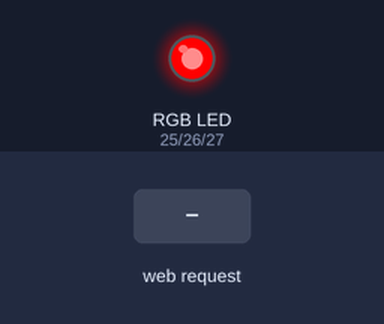
Bench run of a sketch on a simulated ESP32. Parts: an RGB LED mixed from three pins (HIGH = lit). Inputs (shaded band) come from the test bench. WiFi joins after 1.5 s; servers stay silent unless stated; random numbers use the default seed unless the sketch sets one; what the sketch prints to the serial monitor is not drawn.

Above: at 0.9 s.
At 9.8 s:
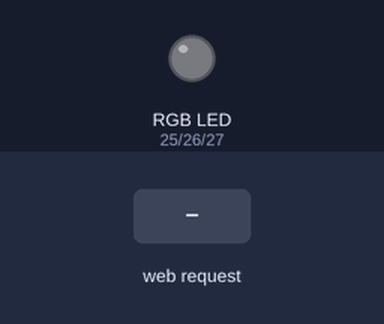
9.9 s: HTTP request GET /?L= received
Timing chart, 0 to 12.9 s (numbered marks = the images above; inputs shaded):
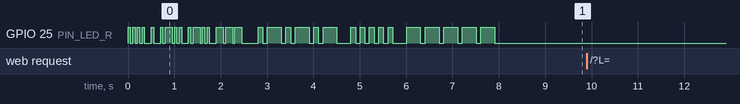

Measured:
- after the input at 9.9 s, every drawn part: stays the same

The sketch:

example48f_led.ino
```cpp
// (licence header left out)
#include <WiFi.h>                           // ESP32用WiFiライブラリ
#define PIN_LED_R 25                        // GPIO 25(10番ピン)にLEDを接続する
#define PIN_LED_G 26                        // GPIO 26(11番ピン)にLEDを接続する
#define PIN_LED_B 27                        // GPIO 27(12番ピン)にLEDを接続する
#define TIMEOUT 20000                       // タイムアウト 20秒
#define SSID "1234ABCD"                     // 無線LANアクセスポイントのSSID
#define PASS "password"                     // パスワード
WiFiServer server(80);                      // Wi-Fiサーバ(ポート80=HTTP)定義
int ledR=0;                                 // 現在のLEDの輝度(0は消灯)
int ledG=0;                                 // 現在のLEDの輝度(0は消灯)
int ledB=0;                                 // 現在のLEDの輝度(0は消灯)
int target=0;                               // LED設定値(0は消灯)

void setup(){                               // 起動時に一度だけ実行する関数
    pinMode(PIN_LED_R,OUTPUT);              // LED_Rを接続したポートを出力に
    pinMode(PIN_LED_G,OUTPUT);              // LED_Gを接続したポートを出力に
    pinMode(PIN_LED_B,OUTPUT);              // LED_Bを接続したポートを出力に
    Serial.begin(115200);                   // 動作確認のためのシリアル出力開始
    Serial.println("ESP32 eg.16f LED HTTP");// 「Example 16」をシリアル出力表示
    WiFi.mode(WIFI_STA);                    // 無線LANをSTAモードに設定
    WiFi.begin(SSID,PASS);                  // 無線LANアクセスポイントへ接続
    morse(PIN_LED_R,50,"HELLO");            // 「HELLO」をモールス信号出力
    while(WiFi.status() != WL_CONNECTED){   // 接続に成功するまで待つ
        Serial.print('.');                  // 進捗表示
        digitalWrite(PIN_LED_G,!digitalRead(PIN_LED_G));    // LEDの点滅
        delay(500);                         // 待ち時間処理
    }
    morseIp0(PIN_LED_R,100,WiFi.localIP()); // IPアドレス終値をモールス信号出力
    ledSetup();                             // LED用セットアップ
    server.begin();                         // サーバを起動する
    Serial.println("\nStarted");            // 起動したことをシリアル出力表示
    Serial.println(WiFi.localIP());         // 本機のIPアドレスをシリアル出力
}

void loop(){                                // 繰り返し実行する関数
    WiFiClient client;                      // Wi-Fiクライアントの定義
    char c;                                 // 文字変数を定義
    char s[65];                             // 文字列変数を定義 65バイト64文字
    int len=0;                              // 文字列の長さカウント用の変数
    int t=0;                                // 待ち受け時間のカウント用の変数
    int postF=0;                            // POSTフラグ(0:未 1:POST 2:BODY)
    int postL=64;                           // POSTデータ長
    int pin=-1;

    client = server.available();            // 接続されたクライアントを生成
    if(!client){
        if(target>1 && target<=10){         // 1よりも大きく10以下のとき
            ledR=ledCtrl(PIN_LED_R,ledR,23+random(0,target*100),20);
            ledG=ledCtrl(PIN_LED_G,ledG,23+random(0,target*100),20);
            ledB=ledCtrl(PIN_LED_B,ledB,23+random(0,target*100),20);
        }                                   // LEDの輝度を乱数値23～1023に設定
        return;                             // 非接続の時にloop()の先頭に戻る
    }
    Serial.println("Connected");            // 接続されたことをシリアル出力表示
    while(client.connected()){              // 当該クライアントの接続状態を確認
        if(client.available()){             // クライアントからのデータを確認
            t=0;                            // 待ち時間変数をリセット
            c=client.read();                // データを文字変数cに代入
            if(c=='\n'){                    // 改行を検出した時
                if(postF==0){               // ヘッダ処理
                    if(len>8 && strncmp(s,"GET /?L=",8)==0){
                        target=atoi(&s[8]); // 変数targetにデータ値を代入
                        pin=0;
                        break;              // 解析処理の終了
                    }else if(len>10 && strncmp(s,"GET /?RGB=",10)==0){
                        target=atoi(&s[10]); // 変数targetにデータ値を代入
                        pin=3;
                        break;              // 解析処理の終了
                    }else if(len>8 && strncmp(s,"GET /?R=",8)==0){
                        target=atoi(&s[8]); // 変数targetにデータ値を代入
                        pin=PIN_LED_R;
                        break;              // 解析処理の終了
                    }else if(len>8 && strncmp(s,"GET /?G=",8)==0){
                        target=atoi(&s[8]); // 変数targetにデータ値を代入
                        pin=PIN_LED_G;
                        break;              // 解析処理の終了
                    }else if(len>8 && strncmp(s,"GET /?B=",8)==0){
                        target=atoi(&s[8]); // 変数targetにデータ値を代入
                        pin=PIN_LED_B;
                        break;              // 解析処理の終了
                    }else if (len>5 && strncmp(s,"GET /",5)==0){
                        break;              // 解析処理の終了
                    }else if(len>6 && strncmp(s,"POST /",6)==0){
                        postF=1;            // POSTのBODY待ち状態へ
                    }
                }else if(postF==1){
                    if(len>16 && strncmp(s,"Content-Length: ",16)==0){
                        postL=atoi(&s[16]); // 変数postLにデータ値を代入
                    }
                }
                if( len==0 ) postF++;       // ヘッダの終了
                len=0;                      // 文字列長を0に
            }else if(c!='\r' && c!='\0'){
                s[len]=c;                   // 文字列変数に文字cを追加
                len++;                      // 変数lenに1を加算
                s[len]='\0';                // 文字列を終端
                if(len>=64) len=63;         // 文字列変数の上限
            }
            if(postF>=2){                   // POSTのBODY処理
                if(postL<=0){               // 受信完了時
                    if(len>2 && strncmp(s,"L=",2)==0){
                        target=atoi(&s[2]); // 変数targetに数字を代入
                        pin=0;
                    }else if(len>4 && strncmp(s,"RGB=",4)==0){
                        target=atoi(&s[4]); // 変数targetにデータ値を代入
                        pin=3;
                    }else if(len>2 && strncmp(s,"R=",2)==0){
                        target=atoi(&s[2]); // 変数targetにデータ値を代入
                        pin=PIN_LED_R;
                    }else if(len>2 && strncmp(s,"G=",2)==0){
                        target=atoi(&s[2]); // 変数targetにデータ値を代入
                        pin=PIN_LED_G;
                    }else if(len>2 && strncmp(s,"B=",2)==0){
                        target=atoi(&s[2]); // 変数targetにデータ値を代入
                        pin=PIN_LED_B;
                    }
                    break;                  // 解析処理の終了
                }
                postL--;                    // 受信済POSTデータ長の減算
            }
        }
        t++;                                // 変数tの値を1だけ増加させる
        if(t>TIMEOUT) break; else delay(1); // TIMEOUTに到達したらwhileを抜ける
    }
    delay(1);                               // クライアント側の応答待ち時間
    if(client.connected()){                 // 当該クライアントの接続状態を確認
        t=0;
        if(target==0) t=0;
        if(target==1) t=1023;
        if(target<=0 && target>=-10) t=-100*target;
        if(pin==0){
            ledR=ledCtrl(PIN_LED_R,ledR,t,1000);
            ledG=ledCtrl(PIN_LED_G,ledG,t,1000);
            ledB=ledCtrl(PIN_LED_B,ledB,t,1000);
        }else if(pin==3 && target>=0 ){
            ledB=ledCtrl(PIN_LED_B,ledB,(target%10)*100,1000);
            target/=10;
            ledG=ledCtrl(PIN_LED_G,ledG,(target%10)*100,1000);
            target/=10;
            ledR=ledCtrl(PIN_LED_R,ledR,(target%10)*100,1000);
            target=999;
        }else{
            switch(pin){
                case PIN_LED_R:
                    ledR=ledCtrl(PIN_LED_R,ledR,t,1000);
                    break;
                case PIN_LED_G:
                    ledG=ledCtrl(PIN_LED_G,ledG,t,1000);
                    break;
                case PIN_LED_B:
                    ledB=ledCtrl(PIN_LED_B,ledB,t,1000);
                    break;
            }
        }
        html(client,target,ledR,ledG,ledB,WiFi.localIP()); // HTMLコンテンツ出力
    }                                       // 負のときは-100を掛けて出力
    client.flush();                         // ESP32用 ERR_CONNECTION_RESET対策
    client.stop();                          // クライアントの切断
    Serial.println("Disconnected");         // シリアル出力表示
}
```

html.ino
```cpp
// (licence header left out)
void html(WiFiClient &client, int target, int R, int G, int B, uint32_t ip){
    char s[65],s_ip[16];

    sprintf(s_ip,"%d.%d.%d.%d",
        ip & 255,
        ip>>8 & 255,
        ip>>16 & 255,
        ip>>24
    );
    client.println("HTTP/1.1 200 OK");              // HTTP OKを応答
    client.println("Content-Type: text/html");      // HTMLコンテンツ
    client.println("Connection: close");            // 応答終了後にセッションを閉じる
    client.println();
    client.println("<html>");
    client.println("<head><title>Test Page</title>");
    client.println("<meta http-equiv=\"Content-type\" content=\"text/html; charset=UTF-8\">");
    client.println("</head>");
    client.println("<body>");
    client.println("<h3>RGB LED STATUS</h3>");
    if(target==0) sprintf(s,"<p>0 (LED OFF R=%d,G=%d,B=%d)</p>",R/100,G/100,B/100);
    if(target>0)  sprintf(s,"<p>1 (LED ON R=%d,G=%d,B=%d)</p>",R/100,G/100,B/100);
    if(target<0)  sprintf(s,"<p>%d (輝度=%d%% R=%d,G=%d,B=%d)</p>",target,-target*10,R/100,G/100,B/100);
    client.println(s);
    client.println("<hr>");
    client.println("<h3>HTTP GET</h3>");
    client.print("<p>http://");
    client.print(s_ip);
    client.println("/?L=n<br>(白色 n: 0=OFF, 1=ON, 2～10=キャンドル, -1～-10=輝度)</p>");
    sprintf(s,"<form method=\"GET\" action=\"http://%s/\">",s_ip);
    client.println(s);
    client.println("<input type=\"submit\" name=\"L\" value=\"0 (LED OFF)\">");
    client.println("<input type=\"submit\" name=\"L\" value=\"1 (LED ON)\">");
    client.println("<input type=\"submit\" name=\"L\" value=\"10 (キャンドル)\">");
    client.println("<input type=\"submit\" name=\"L\" value=\"-2 (輝度20%)\">");
    client.println("</form>");
    client.print("<p>http://");
    client.print(s_ip);
    client.println("/?RGB=nnn<br>(<font color=\"red\">R</font><font color=\"green\">G</font><font color=\"blue\">B</font>色)</p>");
    sprintf(s,"<form method=\"GET\" action=\"http://%s/\">",s_ip);
    client.println(s);
    client.println("<input type=\"submit\" name=\"RGB\" value=\"933 (赤)\" style=\"color:red\">");
    client.println("<input type=\"submit\" name=\"RGB\" value=\"951 (橙)\" style=\"color:orange\">");
    client.println("<input type=\"submit\" name=\"RGB\" value=\"771 (黄)\" style=\"color:yellow\">");
    client.println("<input type=\"submit\" name=\"RGB\" value=\"393 (緑)\" style=\"color:green\">");
    client.println("<input type=\"submit\" name=\"RGB\" value=\"339 (青)\" style=\"color:blue\">");
    client.println("<input type=\"submit\" name=\"RGB\" value=\"717 (紫)\" style=\"color:purple\">");
    client.println("</form>");
    client.print("<p>http://");
    client.print(s_ip);
    client.println("/?R=n<br>(<font color=\"red\">赤色</font>)</p>");
    sprintf(s,"<form method=\"GET\" action=\"http://%s/\">",s_ip);
    client.println(s);
    client.println("<input type=\"submit\" name=\"R\" value=\"0 (LED OFF)\" style=\"color:red\">");
    client.println("<input type=\"submit\" name=\"R\" value=\"-2 (輝度20%)\" style=\"color:red\">");
    client.println("<input type=\"submit\" name=\"R\" value=\"-4 (輝度40%)\" style=\"color:red\">");
    client.println("<input type=\"submit\" name=\"R\" value=\"-6 (輝度60%)\" style=\"color:red\">");
    client.println("<input type=\"submit\" name=\"R\" value=\"-8 (輝度80%)\" style=\"color:red\">");
    client.println("<input type=\"submit\" name=\"R\" value=\"1 (LED ON)\" style=\"color:red\">");
    client.println("</form>");
    client.print("<p>http://");
    client.print(s_ip);
    client.println("/?G=n<br>(<font color=\"green\">緑色</font>)</p>");
    sprintf(s,"<form method=\"GET\" action=\"http://%s/\">",s_ip);
    client.println(s);
    client.println("<input type=\"submit\" name=\"G\" value=\"0 (LED OFF)\" style=\"color:green\">");
    client.println("<input type=\"submit\" name=\"G\" value=\"-2 (輝度20%)\" style=\"color:green\">");
    client.println("<input type=\"submit\" name=\"G\" value=\"-4 (輝度40%)\" style=\"color:green\">");
    client.println("<input type=\"submit\" name=\"G\" value=\"-6 (輝度60%)\" style=\"color:green\">");
    client.println("<input type=\"submit\" name=\"G\" value=\"-8 (輝度80%)\" style=\"color:green\">");
    client.println("<input type=\"submit\" name=\"G\" value=\"1 (LED ON)\" style=\"color:green\">");
    client.println("</form>");
    client.print("<p>http://");
    client.print(s_ip);
    client.println("/?B=n<br>(<font color=\"blue\">青色</font>)</p>");
    sprintf(s,"<form method=\"GET\" action=\"http://%s/\">",s_ip);
    client.println(s);
    client.println("<input type=\"submit\" name=\"B\" value=\"0 (LED OFF)\" style=\"color:blue\">");
    client.println("<input type=\"submit\" name=\"B\" value=\"-2 (輝度20%)\" style=\"color:blue\">");
    client.println("<input type=\"submit\" name=\"B\" value=\"-4 (輝度40%)\" style=\"color:blue\">");
    client.println("<input type=\"submit\" name=\"B\" value=\"-6 (輝度60%)\" style=\"color:blue\">");
    client.println("<input type=\"submit\" name=\"B\" value=\"-8 (輝度80%)\" style=\"color:blue\">");
    client.println("<input type=\"submit\" name=\"B\" value=\"1 (LED ON)\" style=\"color:blue\">");
    client.println("</form>");
    client.println("</body>");
    client.println("</html>");
    sprintf(s,"LED=%d",target);         // 変数sに「LED=」とtarget値を代入
    Serial.println(s);                  // シリアルへコンテンツを出力
}
```

ledCtrl.ino
```cpp
// (licence header left out)
/* for LEDC */
#define LEDC_TIMER_13_BIT  13               // use 13 bit precission for LEDC timer
#define LEDC_BASE_FREQ     5000             // use 5000 Hz as a LEDC base frequency
uint8_t LEDC_CH_MAP[3];

void ledcAnalogWrite(uint8_t channel, int value) {

  if(value > 1023) value = 1023;
  if(value < 0) value = 0;
  uint32_t duty = (uint32_t)value << 3;     // 10bit -> 13 bit へシフト

  ledcWrite(channel, duty);
}

void ledSetup(){
    LEDC_CH_MAP[0]=(uint8_t)PIN_LED_R;
    LEDC_CH_MAP[1]=(uint8_t)PIN_LED_G;
    LEDC_CH_MAP[2]=(uint8_t)PIN_LED_B;
    for(uint8_t i=0;i<3;i++){
        Serial.print("ledSetup LEDC_CHANNEL = ");
        Serial.print(i);
        Serial.print(", PIN_LED = ");
        Serial.print(LEDC_CH_MAP[i]);
        Serial.print(", freq. = ");
        Serial.println(ledcSetup(i, LEDC_BASE_FREQ, LEDC_TIMER_13_BIT),3);
        ledcAttachPin(LEDC_CH_MAP[i], i);
    }
}

void ledEnd(){
    for(uint8_t i=0;i<3;i++) ledcDetachPin(LEDC_CH_MAP[i]);
}

int ledCtrl(int pin,int start,int end,int speed){   // ledのアナログ制御用の関数
    int i;                                  // (startからendへ輝度を推移する)
    uint8_t ch=0;
    for(i=0;i<3;i++){
        if( LEDC_CH_MAP[i] == (uint8_t)(pin) ) ch=i;
    }

    if(speed<1)speed=1;
    if(speed>100)speed=100;
    if(start<=end){
        if(start<1) start=1;
        if(end>1023) end=1023;
        for(i=start;i<end;i<<=1){
        //  analogWrite(PIN_LED,i);
            ledcAnalogWrite(ch,i);
            delay(100/speed);
        }
    }else{
        if(start>1023) start=1023;
        if(end<0) end=0;
        for(i=start;i>end;i>>=1){
        //  analogWrite(PIN_LED,i);
            ledcAnalogWrite(ch,i);
            delay(100/speed);
        }
    }
//  analogWrite(PIN_LED,end);
    ledcAnalogWrite(ch,end);
    return(end);
}
```

morse.ino
```cpp
// (licence header left out)
/*
本スケッチは下記からダウンロードしたものを改変して作成しました。

http://darashi.net/2012/02/23/arduino-hello-world.html
HELLO WORLD from Arduino
Feb 23 2012.
darashi/hello.c

Yoji Shidara (https://github.com/darashi)
*/

// #define LED 13
// #define T 100 // speed

const char morse_pattern[26][5] = {
    "._", "_...", "_._.", "_..", ".", ".._.", "__.",
    "....", "..", ".___", "_._", "._..", "__",
    "_.", "___", ".__.", "__._", "._.", "...", "_",
    ".._", "..._", ".__", "_.._", "__._", "__.."
};


/*
void setup() {
    pinMode(LED, OUTPUT);
    digitalWrite(LED, LOW);
    delay(T*7);
}
*/

void morse_delay(int time){
    if(time > 10) for(int i=0;i<time/10;i++){
        delay(10);
    //  ESP.wdtFeed();
    }
    delay(time%10);
//  ESP.wdtFeed();
}

void morse(int output, int time, const char *str) {
    int i, j;
    char num[6]="_____";
    char morse_dot[7]="._._._";
    char *pattern;

    for (i=0; i<strlen(str); i++) {
        char *c = (char *)str+i;
        pattern=0;
        if ('A' <= *c && *c <= 'Z') pattern = (char *)morse_pattern[*c - 'A'];
        if ('a' <= *c && *c <= 'z') pattern = (char *)morse_pattern[*c - 'a'];
        if ('0' <= *c && *c <= '5'){
            for(j=0;j<5;j++) if( (int)(*c - '0') >= j+1 ) num[j]='.'; else num[j]='_';
            pattern = num;
        }
        if ('6' <= *c && *c <= '9'){
            for(j=0;j<5;j++) if( (int)(*c - '0') >= j+6 ) num[j]='_'; else num[j]='.';
            pattern = num;
        }
        if ( *c == '.') pattern=morse_dot;
        if(pattern){
            for (j=0; j<strlen(pattern); j++) {
                digitalWrite(output, HIGH);
                if(pattern[j] == '.') {
                    morse_delay(time);
                    Serial.print('.');
                }
                else {
                    morse_delay(3 * time);
                    Serial.print('_');
                }
                digitalWrite(output, LOW);
                morse_delay(time);
            }
            morse_delay(2 * time);
        } else {
            morse_delay(3 * time);
        }
        Serial.print(' ');
    }
    Serial.println();
    morse_delay(4 * time);
    Serial.println("Done Morse");
}

/*
void loop() {
    char *str = "HELLO WORLD";
    morse(LED, T, str);
}
*/

void morseIp(int output, int time, uint32_t ip){
    byte i,j;
    char s[17];

    sprintf(s,"%d.%d.%d.%d",
        ip & 255,
        ip>>8 & 255,
        ip>>16 & 255,
        ip>>24
    );
    morse(output, time, s);
}

void morseIp0(int output, int time, uint32_t ip){
    byte i,j;
    char s[17];

    sprintf(s,".%i",
        ip>>24
    );
    morse(output, time, s);
}
```
